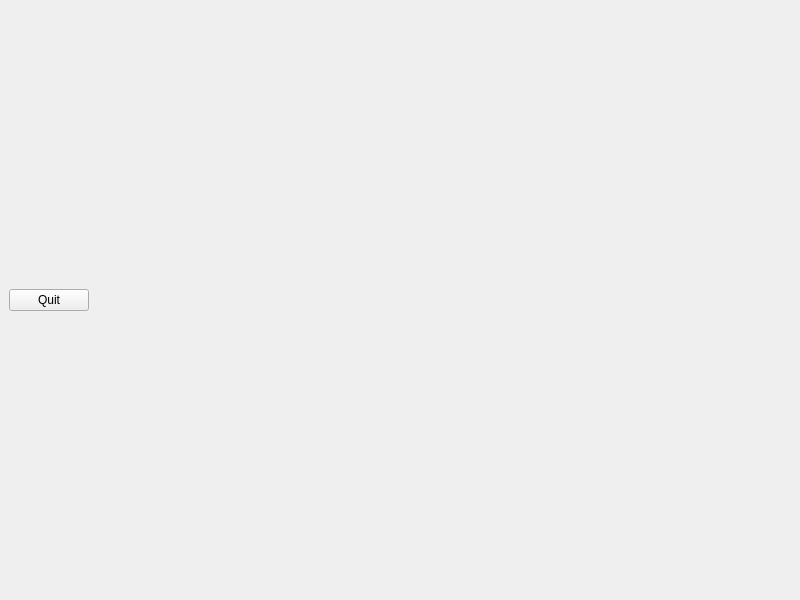
<?xml version="1.0" encoding="UTF-8"?>
<ui version="4.0">
 <class>MainWindow</class>
 <widget class="QMainWindow" name="MainWindow">
  <property name="geometry">
   <rect>
    <x>0</x>
    <y>0</y>
    <width>800</width>
    <height>600</height>
   </rect>
  </property>
  <property name="minimumSize">
   <size>
    <width>800</width>
    <height>600</height>
   </size>
  </property>
  <property name="windowTitle">
   <string>SpaceShooter</string>
  </property>
  <widget class="QWidget" name="centralwidget">
   <layout class="QHBoxLayout" name="horizontalLayout">
    <item>
     <widget class="QPushButton" name="pushButton">
      <property name="text">
       <string>Quit</string>
      </property>
     </widget>
    </item>
    <item>
     <widget class="QWidget" name="widget" native="true">
      <property name="sizePolicy">
       <sizepolicy hsizetype="Expanding" vsizetype="Preferred">
        <horstretch>0</horstretch>
        <verstretch>0</verstretch>
       </sizepolicy>
      </property>
     </widget>
    </item>
   </layout>
  </widget>
 </widget>
 <resources/>
 <connections/>
</ui>
